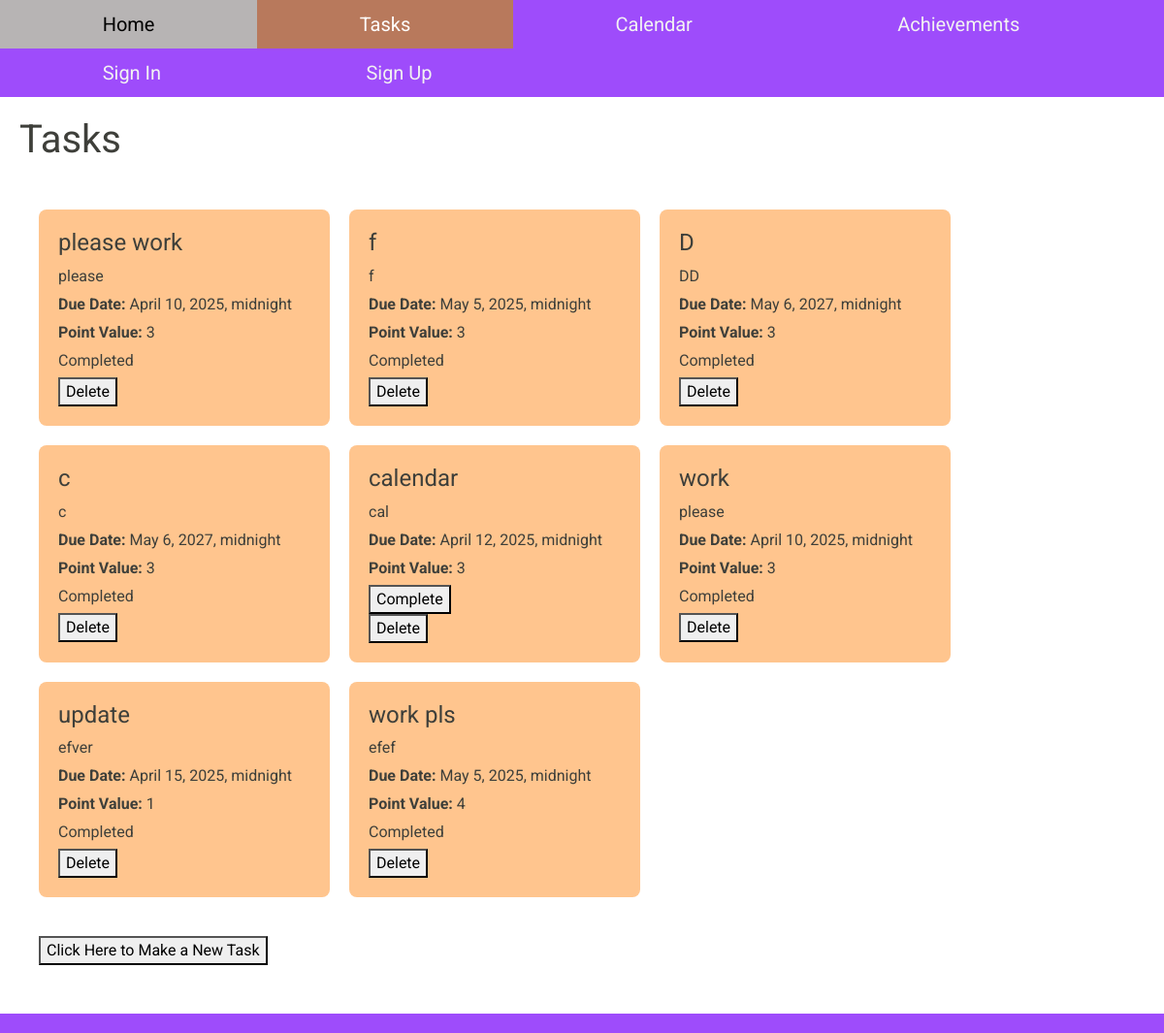
The page /tasks/ (signed in) on the database its author committed.
### tasks/models.py (models this page shows, shortened)
class Task(models.Model):
    VALUE_CHOICES = [(i, str(i)) for i in range(1, 6)]
    title = models.CharField(max_length=255)
    description = models.TextField(blank=True, null=True)
    created_at = models.DateTimeField(auto_now_add=True)
    updated_at = models.DateTimeField(auto_now=True)
    due_date = models.DateTimeField(blank=True, null=True)
    completed = models.BooleanField(default=False)
    value = models.PositiveIntegerField(choices=VALUE_CHOICES, default = 3)
    user = models.ForeignKey(User, on_delete=models.CASCADE, related_name="tasks")
    calendar_date = models.ForeignKey(CalendarDate, on_delete=models.SET_NULL, null=True, blank=True, related_name='tasks')

### tasks/views.py (the view)
# urls.py: path("tasks/", include('tasks.urls')),
@login_required(login_url = "signin/")
def tasks(request):
    mytasks = Task.objects.filter(user=request.user)
    return render(request, 'all_tasks.html', {'mytasks': mytasks})

### tasks/templates/all_tasks.html (shortened to what this page needs)
{% extends "base.html" %}
{%block content%}
<div class = "tasks">
<h1>Tasks</h1>
<div class="task-list">
  {% for x in mytasks %}
    <div class="task-card">
      <h3>{{ x.title }}</h3>
      <p>{{ x.description }}</p>
      <p><strong>Due Date:</strong> {{ x.due_date }}</p>
      <p><strong>Point Value:</strong> {{ x.value }}</p>
      {% if not x.completed %}
        <form method="POST" action="{% url 'tasks:complete' x.id %}">
          <button type="submit">Complete</button>
        </form>
      {% else %}
        <p>Completed</p>
      {% endif %}
      <form method="POST" action="{% url 'tasks:delete' x.id %}">
        <button type="submit">Delete</button>
      </form>
    </div>
  {% endfor %}
</div>
<br>
<button onclick="window.location.href='new';">Click Here to Make a New Task</button>
</div>
{%endblock%}

### main/templates/base.html (style rules this page uses)
body { padding-bottom: 50px; }

### tasks/templates/all_tasks.html (style rules this page uses)
.tasks { display: flex; flex-wrap: wrap; gap: 20px; max-width: 1650px; margin: 0 auto; padding: 20px; }
.task-list { display: flex; flex-wrap: wrap; gap: 20px; max-width: 1650px; margin: 0 auto; padding: 20px; }
.task-card { background-color: #ffc58e; padding: 20px; border-radius: 8px; width: 300px; }
.task-card h3 { margin-top: 0; font-size: 1.5em; }
.task-card p { font-size: 1em; margin: 5px 0; }
.task-card strong { font-weight: bold; }

### rows shown on the page
Task: title "please work", description "please", due_date "April 10, 2025, midnight", value "3", completed "Completed"
Task: title "f", description "f", due_date "May 5, 2025, midnight", value "3", completed "Completed"
Task: title "D", description "DD", due_date "May 6, 2027, midnight", value "3", completed "Completed"
Task: title "c", description "c", due_date "May 6, 2027, midnight", value "3", completed "Completed"
Task: title "calendar", description "cal", due_date "April 12, 2025, midnight", value "3"
Task: title "work", description "please", due_date "April 10, 2025, midnight", value "3", completed "Completed"
Task: title "update", description "efver", due_date "April 15, 2025, midnight", value "1", completed "Completed"
Task: title "work pls", description "efef", due_date "May 5, 2025, midnight", value "4", completed "Completed"
